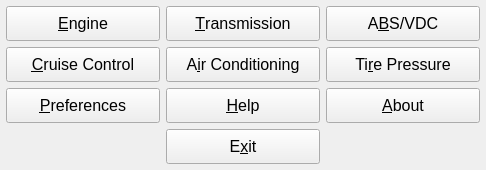
<?xml version="1.0" encoding="UTF-8"?>
<ui version="4.0">
 <class>FreeSSM_MainWindow</class>
 <widget class="QMainWindow" name="FreeSSM_MainWindow">
  <property name="geometry">
   <rect>
    <x>0</x>
    <y>0</y>
    <width>486</width>
    <height>170</height>
   </rect>
  </property>
  <property name="sizePolicy">
   <sizepolicy hsizetype="Expanding" vsizetype="Expanding">
    <horstretch>0</horstretch>
    <verstretch>0</verstretch>
   </sizepolicy>
  </property>
  <property name="minimumSize">
   <size>
    <width>0</width>
    <height>0</height>
   </size>
  </property>
  <property name="maximumSize">
   <size>
    <width>16777215</width>
    <height>16777215</height>
   </size>
  </property>
  <property name="font">
   <font>
    <family>Liberation Sans</family>
   </font>
  </property>
  <property name="toolButtonStyle">
   <enum>Qt::ToolButtonIconOnly</enum>
  </property>
  <widget class="QWidget" name="centralwidget">
   <property name="sizePolicy">
    <sizepolicy hsizetype="Expanding" vsizetype="Expanding">
     <horstretch>0</horstretch>
     <verstretch>0</verstretch>
    </sizepolicy>
   </property>
   <layout class="QGridLayout" name="gridLayout_2">
    <property name="margin">
     <number>6</number>
    </property>
    <item row="0" column="0">
     <layout class="QGridLayout" name="gridLayout">
      <property name="sizeConstraint">
       <enum>QLayout::SetDefaultConstraint</enum>
      </property>
      <property name="spacing">
       <number>6</number>
      </property>
      <item row="0" column="0">
       <widget class="QPushButton" name="engine_pushButton">
        <property name="sizePolicy">
         <sizepolicy hsizetype="Expanding" vsizetype="Expanding">
          <horstretch>0</horstretch>
          <verstretch>0</verstretch>
         </sizepolicy>
        </property>
        <property name="font">
         <font>
          <pointsize>12</pointsize>
          <weight>50</weight>
          <bold>false</bold>
         </font>
        </property>
        <property name="cursor">
         <cursorShape>PointingHandCursor</cursorShape>
        </property>
        <property name="layoutDirection">
         <enum>Qt::LeftToRight</enum>
        </property>
        <property name="text">
         <string>&amp;Engine</string>
        </property>
        <property name="icon">
         <iconset resource="../../resources/FreeSSM.qrc">
          <normaloff>:/icons/freessm/64x64/Engine.png</normaloff>:/icons/freessm/64x64/Engine.png</iconset>
        </property>
        <property name="iconSize">
         <size>
          <width>32</width>
          <height>32</height>
         </size>
        </property>
       </widget>
      </item>
      <item row="0" column="1">
       <widget class="QPushButton" name="transmission_pushButton">
        <property name="sizePolicy">
         <sizepolicy hsizetype="Expanding" vsizetype="Expanding">
          <horstretch>0</horstretch>
          <verstretch>0</verstretch>
         </sizepolicy>
        </property>
        <property name="font">
         <font>
          <pointsize>12</pointsize>
          <weight>50</weight>
          <bold>false</bold>
         </font>
        </property>
        <property name="cursor">
         <cursorShape>PointingHandCursor</cursorShape>
        </property>
        <property name="text">
         <string>&amp;Transmission</string>
        </property>
        <property name="icon">
         <iconset resource="../../resources/FreeSSM.qrc">
          <normaloff>:/icons/freessm/64x64/Transmission.png</normaloff>:/icons/freessm/64x64/Transmission.png</iconset>
        </property>
        <property name="iconSize">
         <size>
          <width>32</width>
          <height>32</height>
         </size>
        </property>
       </widget>
      </item>
      <item row="0" column="2">
       <widget class="QPushButton" name="absvdc_pushButton">
        <property name="sizePolicy">
         <sizepolicy hsizetype="Expanding" vsizetype="Expanding">
          <horstretch>0</horstretch>
          <verstretch>0</verstretch>
         </sizepolicy>
        </property>
        <property name="font">
         <font>
          <pointsize>12</pointsize>
          <weight>50</weight>
          <bold>false</bold>
         </font>
        </property>
        <property name="cursor">
         <cursorShape>PointingHandCursor</cursorShape>
        </property>
        <property name="text">
         <string>A&amp;BS/VDC</string>
        </property>
        <property name="icon">
         <iconset resource="../../resources/FreeSSM.qrc">
          <normaloff>:/icons/freessm/64x64/ABS.png</normaloff>:/icons/freessm/64x64/ABS.png</iconset>
        </property>
        <property name="iconSize">
         <size>
          <width>32</width>
          <height>32</height>
         </size>
        </property>
       </widget>
      </item>
      <item row="1" column="0">
       <widget class="QPushButton" name="cruisecontrol_pushButton">
        <property name="enabled">
         <bool>true</bool>
        </property>
        <property name="sizePolicy">
         <sizepolicy hsizetype="Expanding" vsizetype="Expanding">
          <horstretch>0</horstretch>
          <verstretch>0</verstretch>
         </sizepolicy>
        </property>
        <property name="font">
         <font>
          <pointsize>12</pointsize>
          <weight>50</weight>
          <bold>false</bold>
         </font>
        </property>
        <property name="cursor">
         <cursorShape>PointingHandCursor</cursorShape>
        </property>
        <property name="text">
         <string>&amp;Cruise Control</string>
        </property>
        <property name="icon">
         <iconset resource="../../resources/FreeSSM.qrc">
          <normaloff>:/icons/freessm/64x64/CruiseControl.png</normaloff>:/icons/freessm/64x64/CruiseControl.png</iconset>
        </property>
        <property name="iconSize">
         <size>
          <width>32</width>
          <height>32</height>
         </size>
        </property>
       </widget>
      </item>
      <item row="1" column="1">
       <widget class="QPushButton" name="aircon_pushButton">
        <property name="sizePolicy">
         <sizepolicy hsizetype="Expanding" vsizetype="Expanding">
          <horstretch>0</horstretch>
          <verstretch>0</verstretch>
         </sizepolicy>
        </property>
        <property name="font">
         <font>
          <pointsize>12</pointsize>
          <weight>50</weight>
          <bold>false</bold>
         </font>
        </property>
        <property name="cursor">
         <cursorShape>PointingHandCursor</cursorShape>
        </property>
        <property name="text">
         <string>A&amp;ir Conditioning</string>
        </property>
        <property name="icon">
         <iconset resource="../../resources/FreeSSM.qrc">
          <normaloff>:/icons/freessm/64x64/AirCon.png</normaloff>:/icons/freessm/64x64/AirCon.png</iconset>
        </property>
        <property name="iconSize">
         <size>
          <width>32</width>
          <height>32</height>
         </size>
        </property>
        <property name="flat">
         <bool>false</bool>
        </property>
       </widget>
      </item>
      <item row="1" column="2">
       <widget class="QPushButton" name="tpms_pushButton">
        <property name="sizePolicy">
         <sizepolicy hsizetype="Expanding" vsizetype="Expanding">
          <horstretch>0</horstretch>
          <verstretch>0</verstretch>
         </sizepolicy>
        </property>
        <property name="font">
         <font>
          <pointsize>12</pointsize>
          <weight>50</weight>
          <bold>false</bold>
         </font>
        </property>
        <property name="cursor">
         <cursorShape>PointingHandCursor</cursorShape>
        </property>
        <property name="text">
         <string>Ti&amp;re Pressure</string>
        </property>
        <property name="icon">
         <iconset resource="../../resources/FreeSSM.qrc">
          <normaloff>:/icons/freessm/64x64/TirePressure.png</normaloff>:/icons/freessm/64x64/TirePressure.png</iconset>
        </property>
        <property name="iconSize">
         <size>
          <width>32</width>
          <height>32</height>
         </size>
        </property>
       </widget>
      </item>
      <item row="2" column="0">
       <widget class="QPushButton" name="preferences_pushButton">
        <property name="sizePolicy">
         <sizepolicy hsizetype="Expanding" vsizetype="Expanding">
          <horstretch>0</horstretch>
          <verstretch>0</verstretch>
         </sizepolicy>
        </property>
        <property name="font">
         <font>
          <pointsize>12</pointsize>
          <weight>50</weight>
          <bold>false</bold>
         </font>
        </property>
        <property name="cursor">
         <cursorShape>PointingHandCursor</cursorShape>
        </property>
        <property name="text">
         <string>&amp;Preferences</string>
        </property>
        <property name="icon">
         <iconset resource="../../resources/FreeSSM.qrc">
          <normaloff>:/icons/oxygen/32x32/preferences-system.png</normaloff>:/icons/oxygen/32x32/preferences-system.png</iconset>
        </property>
        <property name="iconSize">
         <size>
          <width>32</width>
          <height>32</height>
         </size>
        </property>
       </widget>
      </item>
      <item row="2" column="1">
       <widget class="QPushButton" name="help_pushButton">
        <property name="sizePolicy">
         <sizepolicy hsizetype="Expanding" vsizetype="Expanding">
          <horstretch>0</horstretch>
          <verstretch>0</verstretch>
         </sizepolicy>
        </property>
        <property name="font">
         <font>
          <pointsize>12</pointsize>
          <weight>50</weight>
          <bold>false</bold>
         </font>
        </property>
        <property name="cursor">
         <cursorShape>PointingHandCursor</cursorShape>
        </property>
        <property name="text">
         <string>&amp;Help</string>
        </property>
        <property name="icon">
         <iconset resource="../../resources/FreeSSM.qrc">
          <normaloff>:/icons/oxygen/32x32/help-browser.png</normaloff>:/icons/oxygen/32x32/help-browser.png</iconset>
        </property>
        <property name="iconSize">
         <size>
          <width>32</width>
          <height>32</height>
         </size>
        </property>
       </widget>
      </item>
      <item row="2" column="2">
       <widget class="QPushButton" name="about_pushButton">
        <property name="sizePolicy">
         <sizepolicy hsizetype="Expanding" vsizetype="Expanding">
          <horstretch>0</horstretch>
          <verstretch>0</verstretch>
         </sizepolicy>
        </property>
        <property name="font">
         <font>
          <pointsize>12</pointsize>
          <weight>50</weight>
          <bold>false</bold>
         </font>
        </property>
        <property name="cursor">
         <cursorShape>PointingHandCursor</cursorShape>
        </property>
        <property name="text">
         <string>&amp;About</string>
        </property>
        <property name="icon">
         <iconset resource="../../resources/FreeSSM.qrc">
          <normaloff>:/icons/oxygen/32x32/help-about.png</normaloff>:/icons/oxygen/32x32/help-about.png</iconset>
        </property>
        <property name="iconSize">
         <size>
          <width>32</width>
          <height>32</height>
         </size>
        </property>
       </widget>
      </item>
      <item row="3" column="1">
       <widget class="QPushButton" name="exit_pushButton">
        <property name="sizePolicy">
         <sizepolicy hsizetype="Expanding" vsizetype="Expanding">
          <horstretch>0</horstretch>
          <verstretch>0</verstretch>
         </sizepolicy>
        </property>
        <property name="font">
         <font>
          <pointsize>12</pointsize>
          <weight>50</weight>
          <bold>false</bold>
         </font>
        </property>
        <property name="cursor">
         <cursorShape>PointingHandCursor</cursorShape>
        </property>
        <property name="layoutDirection">
         <enum>Qt::LeftToRight</enum>
        </property>
        <property name="autoFillBackground">
         <bool>false</bool>
        </property>
        <property name="text">
         <string>E&amp;xit</string>
        </property>
        <property name="icon">
         <iconset resource="../../resources/FreeSSM.qrc">
          <normaloff>:/icons/oxygen/32x32/system-shutdown.png</normaloff>:/icons/oxygen/32x32/system-shutdown.png</iconset>
        </property>
        <property name="iconSize">
         <size>
          <width>32</width>
          <height>32</height>
         </size>
        </property>
        <property name="autoDefault">
         <bool>false</bool>
        </property>
        <property name="default">
         <bool>false</bool>
        </property>
        <property name="flat">
         <bool>false</bool>
        </property>
       </widget>
      </item>
     </layout>
    </item>
   </layout>
  </widget>
 </widget>
 <resources>
  <include location="../../resources/FreeSSM.qrc"/>
 </resources>
 <connections/>
</ui>
